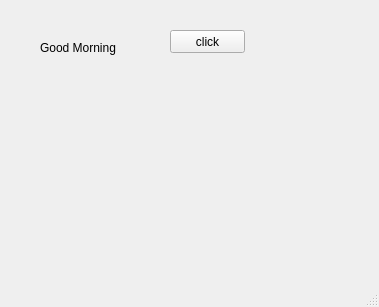
<?xml version="1.0" encoding="UTF-8"?>
<ui version="4.0">
 <class>MainWindow</class>
 <widget class="QMainWindow" name="MainWindow">
  <property name="geometry">
   <rect>
    <x>0</x>
    <y>0</y>
    <width>379</width>
    <height>307</height>
   </rect>
  </property>
  <property name="windowTitle">
   <string>MainWindow</string>
  </property>
  <widget class="QWidget" name="centralwidget">
   <widget class="QLabel" name="lbl">
    <property name="geometry">
     <rect>
      <x>40</x>
      <y>40</y>
      <width>101</width>
      <height>16</height>
     </rect>
    </property>
    <property name="text">
     <string>Good Morning</string>
    </property>
   </widget>
   <widget class="QPushButton" name="pb">
    <property name="geometry">
     <rect>
      <x>170</x>
      <y>30</y>
      <width>75</width>
      <height>23</height>
     </rect>
    </property>
    <property name="text">
     <string>click</string>
    </property>
   </widget>
  </widget>
  <widget class="QMenuBar" name="menubar">
   <property name="geometry">
    <rect>
     <x>0</x>
     <y>0</y>
     <width>379</width>
     <height>21</height>
    </rect>
   </property>
  </widget>
  <widget class="QStatusBar" name="statusbar"/>
 </widget>
 <resources/>
 <connections/>
</ui>
